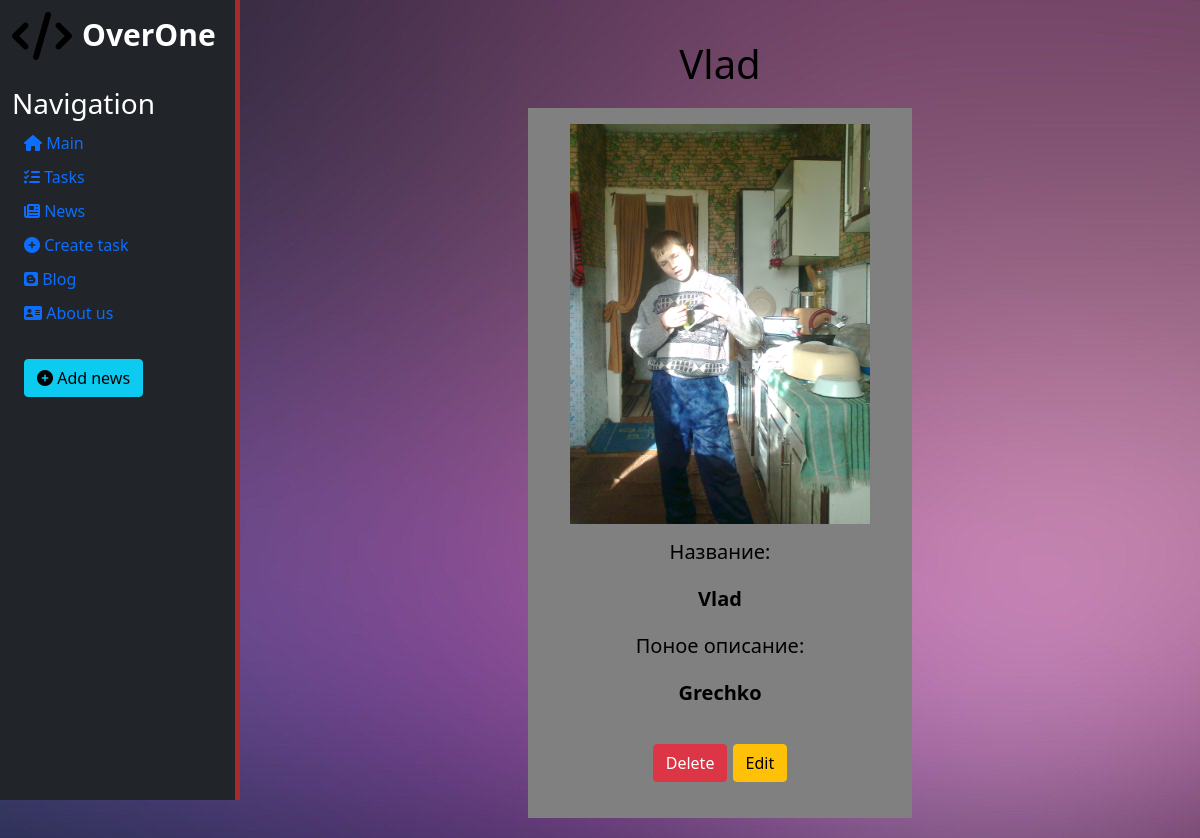
Page /28 on the committed database.
### main/models.py (models this page shows, shortened)
class Task_free(models.Model):
    title = models.CharField('Name', max_length=50)
    task = models.TextField('Caption')
    task_img = models.ImageField(upload_to='main/static/main/img')
    def image(self):
        s = f'{self.task_img}'
        s = s[4:]
        return s
    class Meta:
        verbose_name = 'Tasks'
        verbose_name_plural = 'Task'

### main/views.py (the view)
# urls.py: path('<int:pk>', views.project_detail_task, name='project_detail_task'),
def project_detail_task(request, pk):
    task = Task_free.objects.get(pk=pk)
    context = {'task': task,
               'title': 'Project detail task'}
    return render(request, 'main/project_detail_task.html', context)

### main/templates/main/project_detail_task.html (shortened to what this page needs)
{% extends 'base.html' %}
{% load static %}
{% block body %}
<h1>{{ task.title }}</h1>
<form>
<div class="delete-task">
    <div class="card-body">
        <img src="{{ task.image }}" width="300" height="400">
        <div class='card-body'>
            <h5>Название:</h5>
            <p>{{ task.title }}</p>
            <h5>Поное описание:</h5>
            <p>{{ task.task }}</p>
        </div>
        <a href="{% url 'delete_task' task.id %}" class="btn btn-danger">Delete</a>
        <a href="{% url 'update_task' task.id %}" class="btn btn-warning">Edit</a>
    </div>
</div>
</form>
{% endblock %}

### main/static/main/css/main.css (style rules this page uses)
body { background-image: url(grad3.jpg); background-attachment: fixed; }
main form { width: 40%; margin: 20px auto; }
main .home p { width: 50%; margin: 20px auto; }
main .delete-task { background: gray; padding-bottom: 20px; }

### rows in the picture
Task_free: title "Vlad", image (picture), task "Grechko"
